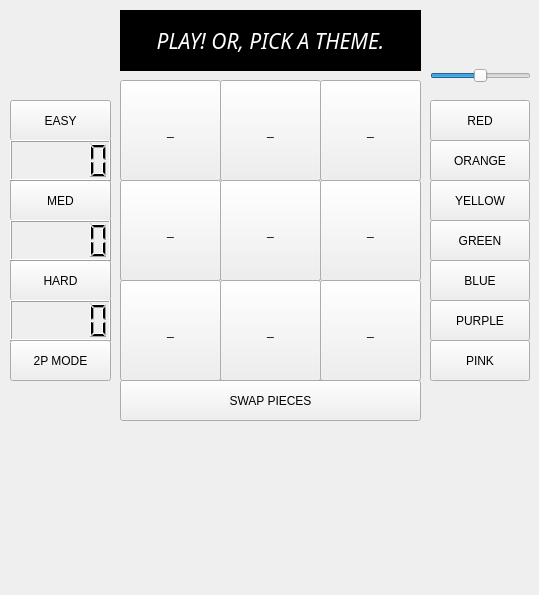
<?xml version="1.0" encoding="UTF-8"?>
<ui version="4.0">
 <class>MainWindow</class>
 <widget class="QMainWindow" name="MainWindow">
  <property name="geometry">
   <rect>
    <x>0</x>
    <y>0</y>
    <width>539</width>
    <height>595</height>
   </rect>
  </property>
  <property name="windowTitle">
   <string>MainWindow</string>
  </property>
  <property name="styleSheet">
   <string notr="true"/>
  </property>
  <widget class="QWidget" name="centralwidget">
   <widget class="QPushButton" name="slot1">
    <property name="enabled">
     <bool>true</bool>
    </property>
    <property name="geometry">
     <rect>
      <x>120</x>
      <y>80</y>
      <width>101</width>
      <height>101</height>
     </rect>
    </property>
    <property name="styleSheet">
     <string notr="true"/>
    </property>
    <property name="text">
     <string>_</string>
    </property>
   </widget>
   <widget class="QPushButton" name="slot2">
    <property name="geometry">
     <rect>
      <x>220</x>
      <y>80</y>
      <width>101</width>
      <height>101</height>
     </rect>
    </property>
    <property name="maximumSize">
     <size>
      <width>16777215</width>
      <height>16777215</height>
     </size>
    </property>
    <property name="text">
     <string>_</string>
    </property>
   </widget>
   <widget class="QPushButton" name="slot3">
    <property name="geometry">
     <rect>
      <x>320</x>
      <y>80</y>
      <width>101</width>
      <height>101</height>
     </rect>
    </property>
    <property name="maximumSize">
     <size>
      <width>16777215</width>
      <height>16777215</height>
     </size>
    </property>
    <property name="text">
     <string>_</string>
    </property>
   </widget>
   <widget class="QPushButton" name="slot4">
    <property name="geometry">
     <rect>
      <x>120</x>
      <y>180</y>
      <width>101</width>
      <height>101</height>
     </rect>
    </property>
    <property name="maximumSize">
     <size>
      <width>16777215</width>
      <height>16777215</height>
     </size>
    </property>
    <property name="text">
     <string>_</string>
    </property>
   </widget>
   <widget class="QPushButton" name="slot5">
    <property name="geometry">
     <rect>
      <x>220</x>
      <y>180</y>
      <width>101</width>
      <height>101</height>
     </rect>
    </property>
    <property name="maximumSize">
     <size>
      <width>16777215</width>
      <height>16777215</height>
     </size>
    </property>
    <property name="styleSheet">
     <string notr="true"/>
    </property>
    <property name="text">
     <string>_</string>
    </property>
   </widget>
   <widget class="QPushButton" name="slot6">
    <property name="geometry">
     <rect>
      <x>320</x>
      <y>180</y>
      <width>101</width>
      <height>101</height>
     </rect>
    </property>
    <property name="maximumSize">
     <size>
      <width>16777215</width>
      <height>16777215</height>
     </size>
    </property>
    <property name="text">
     <string>_</string>
    </property>
   </widget>
   <widget class="QPushButton" name="slot7">
    <property name="geometry">
     <rect>
      <x>120</x>
      <y>280</y>
      <width>101</width>
      <height>101</height>
     </rect>
    </property>
    <property name="maximumSize">
     <size>
      <width>16777215</width>
      <height>16777215</height>
     </size>
    </property>
    <property name="text">
     <string>_</string>
    </property>
   </widget>
   <widget class="QPushButton" name="slot8">
    <property name="geometry">
     <rect>
      <x>220</x>
      <y>280</y>
      <width>101</width>
      <height>101</height>
     </rect>
    </property>
    <property name="maximumSize">
     <size>
      <width>16777215</width>
      <height>16777215</height>
     </size>
    </property>
    <property name="text">
     <string>_</string>
    </property>
   </widget>
   <widget class="QPushButton" name="slot9">
    <property name="geometry">
     <rect>
      <x>320</x>
      <y>280</y>
      <width>101</width>
      <height>101</height>
     </rect>
    </property>
    <property name="maximumSize">
     <size>
      <width>16777215</width>
      <height>16777215</height>
     </size>
    </property>
    <property name="text">
     <string>_</string>
    </property>
   </widget>
   <widget class="QPushButton" name="reset">
    <property name="geometry">
     <rect>
      <x>120</x>
      <y>380</y>
      <width>301</width>
      <height>41</height>
     </rect>
    </property>
    <property name="text">
     <string>SWAP PIECES</string>
    </property>
   </widget>
   <widget class="QLabel" name="status_message">
    <property name="geometry">
     <rect>
      <x>120</x>
      <y>10</y>
      <width>301</width>
      <height>61</height>
     </rect>
    </property>
    <property name="font">
     <font>
      <family>Herculanum</family>
      <pointsize>16</pointsize>
      <italic>true</italic>
      <bold>false</bold>
     </font>
    </property>
    <property name="styleSheet">
     <string notr="true">background-color: rgb(0, 0, 0);
font: italic 16pt &quot;Herculanum&quot;;
color: rgb(255, 255, 255);</string>
    </property>
    <property name="text">
     <string>PLAY! OR, PICK A THEME.</string>
    </property>
    <property name="alignment">
     <set>Qt::AlignCenter</set>
    </property>
   </widget>
   <widget class="QPushButton" name="easy_button">
    <property name="geometry">
     <rect>
      <x>10</x>
      <y>100</y>
      <width>101</width>
      <height>41</height>
     </rect>
    </property>
    <property name="text">
     <string>EASY</string>
    </property>
   </widget>
   <widget class="QPushButton" name="medium_button">
    <property name="geometry">
     <rect>
      <x>10</x>
      <y>180</y>
      <width>101</width>
      <height>41</height>
     </rect>
    </property>
    <property name="text">
     <string>MED</string>
    </property>
   </widget>
   <widget class="QPushButton" name="hard_button">
    <property name="geometry">
     <rect>
      <x>10</x>
      <y>260</y>
      <width>101</width>
      <height>41</height>
     </rect>
    </property>
    <property name="text">
     <string>HARD</string>
    </property>
   </widget>
   <widget class="QPushButton" name="theme1">
    <property name="geometry">
     <rect>
      <x>430</x>
      <y>100</y>
      <width>100</width>
      <height>41</height>
     </rect>
    </property>
    <property name="text">
     <string>RED</string>
    </property>
   </widget>
   <widget class="QPushButton" name="theme2">
    <property name="geometry">
     <rect>
      <x>430</x>
      <y>140</y>
      <width>100</width>
      <height>41</height>
     </rect>
    </property>
    <property name="text">
     <string>ORANGE</string>
    </property>
   </widget>
   <widget class="QPushButton" name="theme3">
    <property name="geometry">
     <rect>
      <x>430</x>
      <y>180</y>
      <width>100</width>
      <height>41</height>
     </rect>
    </property>
    <property name="text">
     <string>YELLOW</string>
    </property>
   </widget>
   <widget class="QPushButton" name="theme4">
    <property name="geometry">
     <rect>
      <x>430</x>
      <y>220</y>
      <width>100</width>
      <height>41</height>
     </rect>
    </property>
    <property name="text">
     <string>GREEN</string>
    </property>
   </widget>
   <widget class="QPushButton" name="theme5">
    <property name="geometry">
     <rect>
      <x>430</x>
      <y>260</y>
      <width>100</width>
      <height>41</height>
     </rect>
    </property>
    <property name="text">
     <string>BLUE</string>
    </property>
   </widget>
   <widget class="QPushButton" name="theme6">
    <property name="geometry">
     <rect>
      <x>430</x>
      <y>300</y>
      <width>100</width>
      <height>41</height>
     </rect>
    </property>
    <property name="text">
     <string>PURPLE</string>
    </property>
   </widget>
   <widget class="QPushButton" name="theme7">
    <property name="geometry">
     <rect>
      <x>430</x>
      <y>340</y>
      <width>100</width>
      <height>41</height>
     </rect>
    </property>
    <property name="text">
     <string>PINK</string>
    </property>
   </widget>
   <widget class="QLCDNumber" name="easy_wins">
    <property name="geometry">
     <rect>
      <x>10</x>
      <y>140</y>
      <width>101</width>
      <height>41</height>
     </rect>
    </property>
   </widget>
   <widget class="QLCDNumber" name="medium_wins">
    <property name="geometry">
     <rect>
      <x>10</x>
      <y>220</y>
      <width>101</width>
      <height>41</height>
     </rect>
    </property>
   </widget>
   <widget class="QLCDNumber" name="hard_wins">
    <property name="geometry">
     <rect>
      <x>10</x>
      <y>300</y>
      <width>101</width>
      <height>41</height>
     </rect>
    </property>
   </widget>
   <widget class="QPushButton" name="two_player_mode">
    <property name="geometry">
     <rect>
      <x>10</x>
      <y>340</y>
      <width>101</width>
      <height>41</height>
     </rect>
    </property>
    <property name="text">
     <string>2P MODE</string>
    </property>
   </widget>
   <widget class="QSlider" name="volume">
    <property name="geometry">
     <rect>
      <x>430</x>
      <y>60</y>
      <width>101</width>
      <height>31</height>
     </rect>
    </property>
    <property name="minimum">
     <number>0</number>
    </property>
    <property name="maximum">
     <number>100</number>
    </property>
    <property name="singleStep">
     <number>10</number>
    </property>
    <property name="value">
     <number>50</number>
    </property>
    <property name="sliderPosition">
     <number>50</number>
    </property>
    <property name="orientation">
     <enum>Qt::Horizontal</enum>
    </property>
   </widget>
   <widget class="QLabel" name="img_display">
    <property name="geometry">
     <rect>
      <x>10</x>
      <y>10</y>
      <width>101</width>
      <height>81</height>
     </rect>
    </property>
    <property name="text">
     <string/>
    </property>
   </widget>
  </widget>
 </widget>
 <resources/>
 <connections/>
</ui>
